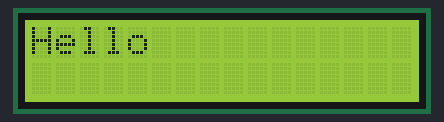
The sketch below on a simulated Arduino Uno, built with avr-gcc and run on an emulated ATmega328P. Parts: 16×2 character LCD.

Above: at 0.1 s.
At 1.1 s:
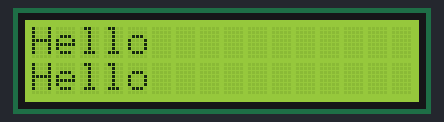

Measured:
- what the display in image 1 shows lasts 1.0 s, from 1.1 s to 2.1 s

The sketch:

LCD_Display_Name.ino
```cpp
#include <LiquidCrystal_I2C.h>

// set the LCD number of columns and rows
int lcdColumns = 16;
int lcdRows = 2;

// if you don't know your display address, run an I2C scanner sketch
LiquidCrystal_I2C lcd(0x3F, lcdColumns, lcdRows);

void setup(){
  // initialize LCD
  lcd.begin();
  // turn on LCD backlight
  lcd.backlight();
}

void loop(){

  // set cursor to first column, first row
  lcd.setCursor(0, 0);
  // print message
  lcd.print("Hello");
  delay(1000);
  lcd.clear();
  // clears the display to print new message
  // set cursor to first column, second row
  lcd.setCursor(0,1);
  lcd.print("Hello");

}
```
